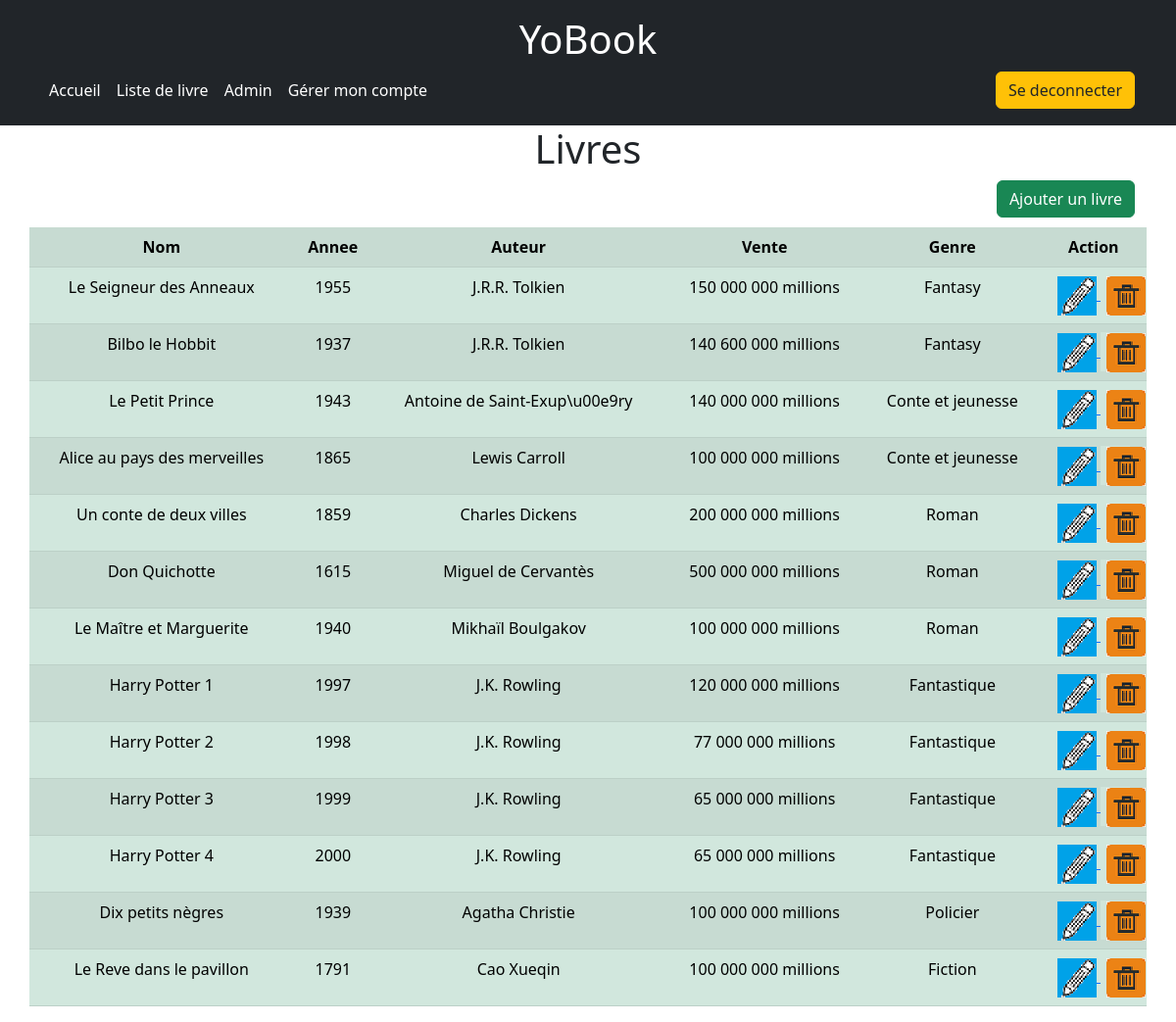
/index.php?uc=admin&action=listLivres (signed in), run on an earlier commit of the app's database.
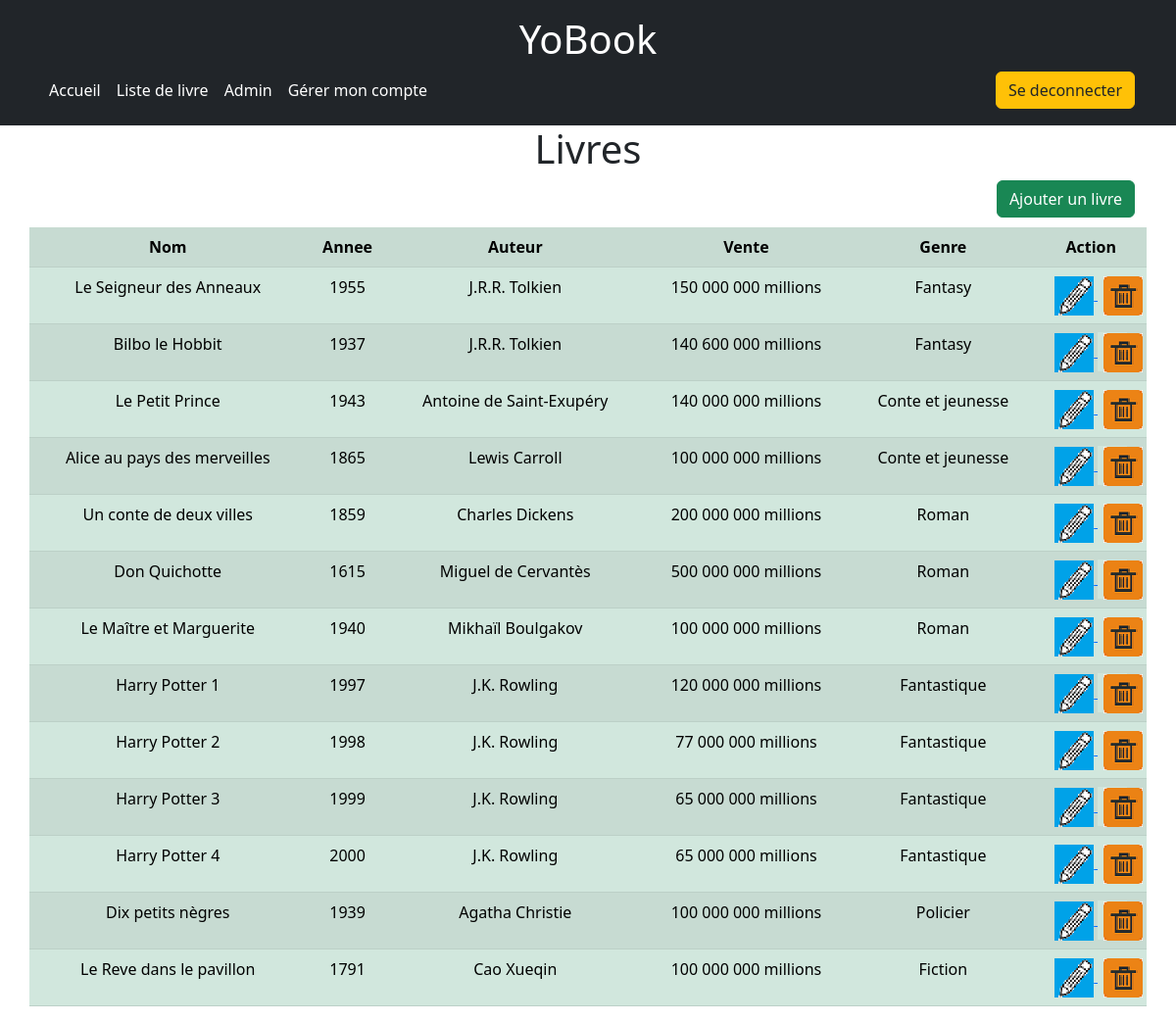
And on a later commit of the database.
### tables this page shows
CREATE TABLE `livre` (
  `idlivre` int(11) NOT NULL AUTO_INCREMENT,
  `nom` varchar(100) DEFAULT NULL,
  `annee` int(11) DEFAULT NULL,
  `description` varchar(10000) DEFAULT NULL,
  `auteur` varchar(100) DEFAULT NULL,
  `vente` int(11) DEFAULT NULL,
  `idgenre` int(11) NOT NULL,
  `image` varchar(100) DEFAULT NULL,
  PRIMARY KEY (`idlivre`,`idgenre`),
  KEY `fk_livre_genre1_idx` (`idgenre`),
  CONSTRAINT `fk_livre_genre1` FOREIGN KEY (`idgenre`) REFERENCES `genre` (`idgenre`) ON DELETE NO ACTION ON UPDATE NO ACTION
);

CREATE TABLE `genre` (
  `idgenre` int(11) NOT NULL AUTO_INCREMENT,
  `genre` varchar(45) DEFAULT NULL,
  PRIMARY KEY (`idgenre`)
);

### modeles/monPdo.php (called while the page is built, shortened)
<?php
class MonPdo
{
    private static $serveur = 'mysql:host=localhost';
    private static $bdd = 'dbname=dblivre';
    private static $user = 'test';
    private static $mdp = 'Super';
    private static $unPdo = null;
    private function __construct()
    {
        MonPdo::$unPdo = new PDO(MonPdo::$serveur . ';' . MonPdo::$bdd, MonPdo::$user, MonPdo::$mdp);
        MonPdo::$unPdo->query("SET CHARACTER SET utf8");
        MonPdo::$unPdo->setAttribute(PDO::ATTR_ERRMODE, PDO::ERRMODE_EXCEPTION);
    }
    public static function getInstance()
    {
        if (self::$unPdo == null) {
            self::$monPdo = new MonPdo();
        }
        return self::$unPdo;
    }
    public static function dbRun($sql, $param = null)
    {
        $statement = MonPdo::getInstance()->prepare($sql);
        $statement->execute($param);
        return $statement;
    }
}

### modeles/Genre.php (called while the page is built, shortened)
<?php
class Genre
{
    public static function findById(int $id)
    {
        $sql = "SELECT `idgenre`, `genre` FROM genre WHERE idgenre = ?";
        $param = [$id];
        $statement = MonPdo::getInstance()->prepare($sql);
        $statement->execute($param);
        $statement->setFetchMode(PDO::FETCH_CLASS | PDO::FETCH_PROPS_LATE, 'Livre');
        return $statement->fetch();
    }
}

### vues/admin/tableauLivre.php (the view, shortened to what this page needs)
<div class="container text-center">
    <h1>Livres</h1>
    <a href="index.php?uc=admin&action=ajouterLivre" class="btn btn-success btn-rounded" style="float: right;" role="button">Ajouter un livre</a>
    <br><br>
    <div class="row">
        <table class="table table-success table-striped">
            <tr>
                <th>Nom</th>
                <th>Annee</th>
                <th>Auteur</th>
                <th>Vente</th>
                <th>Genre</th>
                <th>Action</th>
            </tr>
            <?php
            foreach ($dataLivre as $livre) {
            ?>
                <tr>
                    <td><?= $livre->getNom() ?></td>
                    <td><?= $livre->getAnnee() ?></td>
                    <td><?= $livre->getAuteur() ?></td>
                    <td><?= Livre::ChangeNumberFormat($livre->getVente()) ?></td>
                    <td><?php
                        $genre = Genre::findById($livre->getIdgenre());
                        echo $genre->genre;
                        ?>
                    </td>
                    <td>
                        <a href="index.php?uc=admin&action=modifierLivre&id=<?= $livre->getIdlivre() ?>">
                            <img src="img/crayon.png" alt="image de modification">
                        </a>
                        <button onclick="document.getElementById('id<?= $livre->getIdlivre() ?>').style.display='block'" class="delete">
                            <img src="img/suppression.png" alt="image de suppression">
                        </button>
                    </td>
                </tr>
            <?php
            }
            ?>
        </table>
    </div>
</div>

### modeles/Livre.php (shortened to what this page needs)
<?php
class Livre
{
    private $idlivre;
    private $nom;
    private $annee;
    private $auteur;
    private $vente;
    private $idgenre;
    public function getIdlivre()
    {
        return $this->idlivre;
    }
    public function getNom()
    {
        return $this->nom;
    }
    public function getAnnee()
    {
        return $this->annee;
    }
    public function getAuteur()
    {
        return $this->auteur;
    }
    public function getVente()
    {
        return $this->vente;
    }
    public function getIdgenre(): int
    {
        return $this->idgenre;
    }
    public static function findAll(): array
    {
        $sql = "SELECT `idlivre`, `nom`, `annee`, `description`, `auteur`, `vente`, `idgenre`, `image` FROM livre ORDER BY `idgenre`, `auteur`";
        $param = [];
        $query = MonPdo::dbRun($sql, $param);
        return $query->fetchAll(PDO::FETCH_CLASS | PDO::FETCH_PROPS_LATE, 'Livre');
    }
    public static function ChangeNumberFormat($data)
    {
        if ($data >= 1000000000) {
            return "<p>" . number_format($data, 0, ' ', ' ') . " milliards</p>";
        } elseif ($data >= 1000000) {
            return "<p>" . number_format($data, 0, ' ', ' ') . " millions</p>";
        } elseif ($data < 1000000) {
            return "<p>" . number_format($data, 0, ' ', ' ') . " milliers</p>";
        }
    }
}

What changed in the data, as far as the page shows it:
changed livre "Le Petit Prince": auteur "Antoine de Saint-Exup\\u00e9ry" → "Antoine de Saint-Exupéry"
changed livre "Mikhaïl Boulgakov": nom "Le Maître et Marguerite" → "Le Maître et Marguerite"
